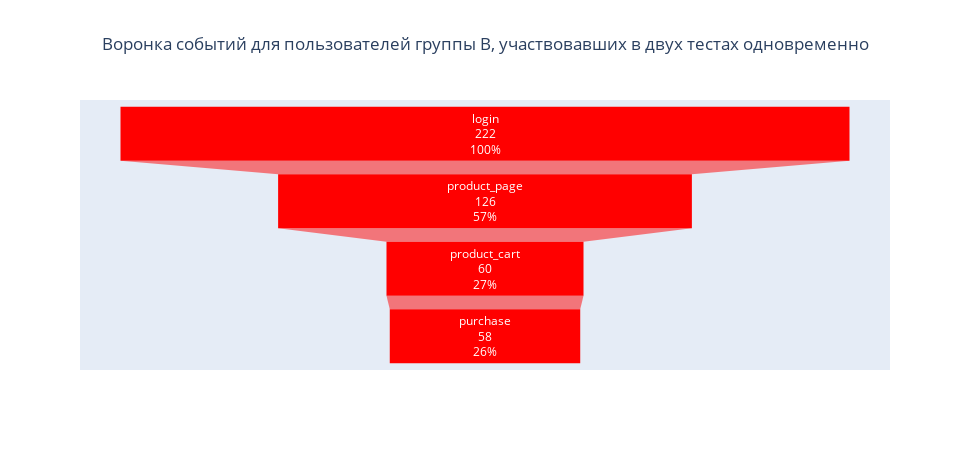

Notebook source saved alongside this figure:
### Markdown cell above
Теперь проверим наших "сомнительных" участников, участвовавших в тесте interface_eu_test во время теста recommender_system_test. Посмотрим, есть ли значительная разница в конверсии у них.

### Code cell
fun_b2 = data.query('group=="B" and user_id in @deniable_users').groupby(['event_name'], as_index=False)['user_id'].nunique().sort_values('user_id', ascending=False)
fig = go.Figure()

fig.add_trace(go.Funnel( 
    name = 'Группа B2',
    orientation = "h",
    y = fun_b2['event_name'],
    x = fun_b2['user_id'],
    textposition = "inside",
    marker = {'color':'red'},
    textinfo = "label+value+percent initial"))

fig.update_layout(title={'text' : 'Воронка событий для пользователей группы B, участвовавших в двух тестах одновременно',
            'x':0.5,
            'xanchor': 'center'
        },
    autosize=False,
    width=970,
    height=450)
fig.update_yaxes(showticklabels=False)
fig.show()

### Figure 1 — Plotly figure (JSON) as saved in the notebook; plotly's stock layout.template omitted (floating-point values rounded to 4 significant figures)
{"data": [{"marker": {"color": "red"}, "name": "Группа B2", "orientation": "h", "textinfo": "label+value+percent initial", "textposition": "inside", "type": "funnel", "x": [222, 126, 60, 58], "y": ["login", "product_page", "product_cart", "purchase"]}], "layout": {"autosize": false, "height": 450, "title": {"text": "Воронка событий для пользователей группы B, участвовавших в двух тестах одновременно", "x": 0.5, "xanchor": "center"}, "width": 970, "yaxis": {"showticklabels": false}}}
